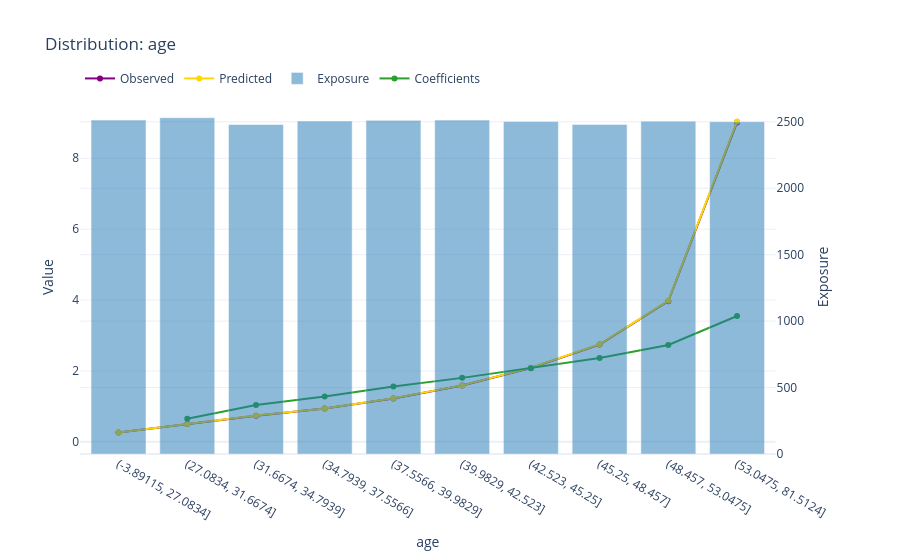

Here is the notebook cell this chart was saved with:
### Code cell
glm.plot(df[["age", "region", "segment"]], y, sample_weight, "age")

### Figure 1 — Plotly figure (JSON) as saved in the notebook; plotly's stock layout.template omitted (floating-point values rounded to 4 significant figures)
{"data": [{"line": {"color": "#800080"}, "marker": {"color": "#800080"}, "mode": "lines+markers", "name": "Observed", "type": "scatter", "x": ["(-3.89115, 27.0834]", "(27.0834, 31.6674]", "(31.6674, 34.7939]", "(34.7939, 37.5566]", "(37.5566, 39.9829]", "(39.9829, 42.523]", "(42.523, 45.25]", "(45.25, 48.457]", "(48.457, 53.0475]", "(53.0475, 81.5124]"], "xaxis": "x", "y": [0.2626, 0.503, 0.7383, 0.9412, 1.226, 1.589, 2.082, 2.744, 3.969, 9.01], "yaxis": "y"}, {"line": {"color": "#FFD700"}, "marker": {"color": "#FFD700"}, "mode": "lines+markers", "name": "Predicted", "type": "scatter", "x": ["(-3.89115, 27.0834]", "(27.0834, 31.6674]", "(31.6674, 34.7939]", "(34.7939, 37.5566]", "(37.5566, 39.9829]", "(39.9829, 42.523]", "(42.523, 45.25]", "(45.25, 48.457]", "(48.457, 53.0475]", "(53.0475, 81.5124]"], "xaxis": "x", "y": [0.2633, 0.5046, 0.741, 0.9439, 1.231, 1.593, 2.09, 2.752, 3.982, 9.039], "yaxis": "y"}, {"marker": {"color": "#1f77b4"}, "name": "Exposure", "opacity": 0.5, "type": "bar", "x": ["(-3.89115, 27.0834]", "(27.0834, 31.6674]", "(31.6674, 34.7939]", "(34.7939, 37.5566]", "(37.5566, 39.9829]", "(39.9829, 42.523]", "(42.523, 45.25]", "(45.25, 48.457]", "(48.457, 53.0475]", "(53.0475, 81.5124]"], "xaxis": "x", "y": [2513.0, 2531.0, 2480.0, 2505.0, 2511.0, 2513.0, 2502.0, 2480.0, 2505.0, 2501.0], "yaxis": "y2"}, {"line": {"color": "#2ca02c"}, "marker": {"color": "#2ca02c"}, "mode": "lines+markers", "name": "Coefficients", "type": "scatter", "x": ["(27.0834, 31.6674]", "(31.6674, 34.7939]", "(34.7939, 37.5566]", "(37.5566, 39.9829]", "(39.9829, 42.523]", "(42.523, 45.25]", "(45.25, 48.457]", "(48.457, 53.0475]", "(53.0475, 81.5124]"], "xaxis": "x", "y": [0.6529, 1.039, 1.277, 1.56, 1.805, 2.076, 2.366, 2.734, 3.55], "yaxis": "y"}], "layout": {"legend": {"orientation": "h", "x": 0, "xanchor": "left", "y": 1.02, "yanchor": "bottom"}, "title": {"text": "Distribution: age"}, "xaxis": {"anchor": "y", "domain": [0, 0.94], "title": {"text": "age"}, "type": "category"}, "yaxis": {"anchor": "x", "domain": [0, 1], "title": {"text": "Value"}}, "yaxis2": {"anchor": "x", "overlaying": "y", "side": "right", "title": {"text": "Exposure"}}}}
